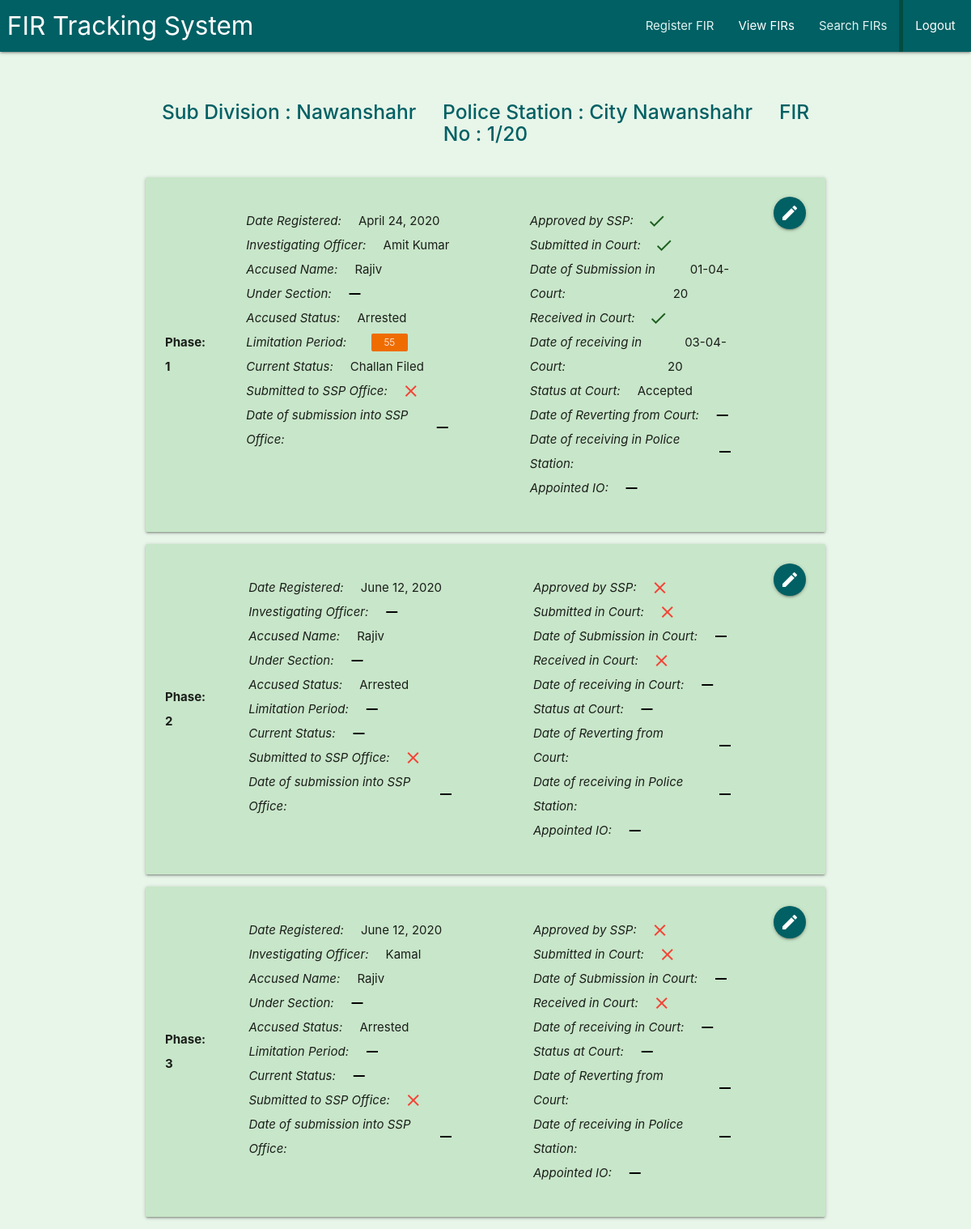
Screenshot of /detail/9 (signed in) with the database file from the repository.
### fir/models.py (models this page shows, shortened)
class FIR(models.Model):
    PHASE_CHOICES=[(1,1),(2,2),(3,3)]
    ACCUSED_STATUS_CHOICES = [('arrested','Arrested'),('not_arrested','Not Arrested'),('po','PO')]
    CURRENT_STATUS_CHOICES = [('under_investigation','Under Investigation'),('challan_filed','Challan Filed'),('untraced','Untraced'),('cancelled','Cancelled')]
    COURT_STATUS_CHOICES = [('pending','Pending'),('accepted','Accepted'),('reinvestigation','Reinvestigation')]
    sub_division = models.ForeignKey("location.SubDivision", related_name='firs', on_delete=models.CASCADE)
    police_station = models.ForeignKey("location.PoliceStation", related_name='firs', on_delete=models.CASCADE)
    fir_no = models.CharField(max_length=50)
    phase = models.PositiveIntegerField(choices=PHASE_CHOICES)
    date_created = models.DateField()
    date_created_on_system = models.DateField(auto_now_add=True)
    io_name = models.CharField(max_length=50, blank=True, null=True)
    accused_name = models.TextField(blank=True, null=True)
    under_section = models.CharField(max_length=50, blank=True, null=True)
    accused_status = models.CharField(max_length=50, choices=ACCUSED_STATUS_CHOICES, blank=True, null=True)
    limitation_period = models.PositiveIntegerField(blank=True, null=True)
    current_status = models.CharField(max_length=50, choices=CURRENT_STATUS_CHOICES, blank=True, null=True)
    put_in_ssp_office = models.BooleanField(default=False)
    put_in_ssp_office_date = models.DateField(blank=True, null=True)
    ssp_approved = models.BooleanField(default=False)
    put_in_court = models.BooleanField(default=False)
    put_in_court_date = models.DateField(blank=True, null=True)
    received_in_court = models.BooleanField(default=False)
    received_in_court_date = models.DateField(blank=True, null=True)
    court_status = models.CharField(max_length=50, choices=COURT_STATUS_CHOICES, blank=True,  null=True)
    reverted_by_court_date = models.DateField(blank=True,  null=True)
    received_from_court_date = models.DateField(blank=True,  null=True)
    appointed_io = models.CharField(max_length=50, blank=True,  null=True)
    is_closed = models.BooleanField(default=False)
    closed_date = models.DateField(blank=True, null=True)
    class Meta():
        unique_together = ['sub_division', 'police_station', 'fir_no', 'phase']
        ordering = ['sub_division', 'police_station', '-fir_no', 'phase']
        verbose_name = 'FIR'
        verbose_name_plural = 'FIRs'

### location/models.py (models this page shows)
class SubDivision(models.Model):
    name = models.CharField(max_length=50)
    def __str__(self):
        return self.name

class PoliceStation(models.Model):
    sub_division = models.ForeignKey("location.SubDivision", related_name='police_stations',on_delete=models.CASCADE)
    name = models.CharField(max_length=50)
    def __str__(self):
        return self.name

### fir/views.py (the view)
# urls.py: path('detail/<int:pk>', views.detail_fir_view, name='detail_fir'),
@login_required
def detail_fir_view(request, pk):
    dsp_record_keepers = [u['user'] for u in acc_models.DSPRecordKeeper.objects.all().values('user')]
    police_station_record_keepers = [u['user'] for u in acc_models.PoliceStationRecordKeeper.objects.all().values('user')]
    court_record_keepers = [u['user'] for u in acc_models.CourtRecordKeeper.objects.all().values('user')]
    try:
        fir_object = models.FIR.objects.get(pk__exact=pk)
    except:
        return redirect('fault', fault='The required FIR does not exists!')
    if (request.user.pk in dsp_record_keepers) and not (acc_models.DSPRecordKeeper.objects.get(user__pk__exact=request.user.pk).sub_division == models.FIR.objects.get(pk__exact=pk).sub_division):
        return redirect('fault', fault='ACCESS DENIED!')
    elif (request.user.pk in court_record_keepers) and not (acc_models.CourtRecordKeeper.objects.get(user__pk__exact=request.user.pk).police_station == models.FIR.objects.get(pk__exact=pk).police_station):
        return redirect('fault', fault='ACCESS DENIED!')
    elif (request.user.pk in police_station_record_keepers) and not (acc_models.PoliceStationRecordKeeper.objects.get(user__pk__exact=request.user.pk).police_station == models.FIR.objects.get(pk__exact=pk).police_station):
        return redirect('fault', fault='ACCESS DENIED!')
    fir_phase_list = models.FIR.objects.all().filter(fir_no__exact=fir_object.fir_no, police_station__exact=fir_object.police_station, sub_division__exact=fir_object.sub_division)
    return render(request, 'fir/detail_fir.html', {'fir_phase_list':fir_phase_list})

### fir/templates/fir/detail_fir.html (shortened to what this page needs)
{% extends 'base.html' %}
{% load templatetag %}
{% block content %}
<br><br>
<div class="container">
    <div class="center green lighten-5">
        <h5 class="cyan-text text-darken-4">
            <strong>
                <span>Sub Division : </span><span>{{fir_phase_list.0.sub_division}}</span>&nbsp;&nbsp;&nbsp;&nbsp;
                <span>Police Station : </span><span>{{fir_phase_list.0.police_station}}</span>&nbsp;&nbsp;&nbsp;&nbsp;
                <span>FIR No : </span><span>{{fir_phase_list.0.fir_no}}</span>
            </strong>
        </h5>
    </div>
    <br>
    {% for fir in fir_phase_list %}
        {% if not fir.is_closed %}
            <div class="card horizontal green lighten-4" style="line-height: 2;">
                <div class="card-content" style="display: flex; justify-content: center; align-items: center;">
                    <b><p>Phase: {{fir.phase}}</p></b>
                </div>
                <div class="card-content">
                    <ul>
                        <li class="data-point">
                            <em>Date Registered: </em>&nbsp;&nbsp;&nbsp;&nbsp;
                            {{fir.date_created}}
                        </li>
                        <li class="data-point">
                            <em>Investigating Officer: </em>&nbsp;&nbsp;&nbsp;&nbsp;
                            {% if fir.io_name %}
                                {{fir.io_name}}
                            {% else %}
                                <i class="material-icons black-text">remove</i>
                            {% endif %}
                        </li>
                        <li class="data-point">
                            <em>Accused Name: </em>&nbsp;&nbsp;&nbsp;&nbsp;
                            {% if fir.accused_name %}
                                {{fir.accused_name}}
                            {% else %}
                                <i class="material-icons black-text">remove</i>
                            {% endif %}
                        </li>
                        <li class="data-point">
                            <em>Under Section: </em>&nbsp;&nbsp;&nbsp;&nbsp;
                            {% if fir.under_section %}
                                {{fir.under_section}}
                            {% else %}
                                <i class="material-icons black-text">remove</i>
                            {% endif %}
                        </li>
                        <li class="data-point">
                            <em>Accused Status: </em>&nbsp;&nbsp;&nbsp;&nbsp;
                            {% if fir.accused_status == "arrested" %}
                                Arrested
                            {% elif fir.accused_status == "not_arrested" %}
                                Not-Arrested
                            {% elif fir.accused_status == "po" %}
                                P.O.
                            {% else %}
                                <i class="material-icons black-text">remove</i>
                            {% endif %}
                        </li>
                        <li class="data-point">
                            <em>Limitation Period: </em>&nbsp;&nbsp;&nbsp;&nbsp;
                            {% if fir.limitation_period %}
                                {% if fir.pk|will_expire_at == 0 %}
                                    <span class="new badge red darken-3" data-badge-caption="">{{fir.limitation_period}}</span>
                                {% elif fir.pk|will_expire_at == 1 %}
                                    <span class="new badge orange darken-3" data-badge-caption="">{{fir.limitation_period}}</span>
                                {% elif fir.pk|will_expire_at == 2 %}
                                    <span class="new badge amber lighten-2 black-text" data-badge-caption="">{{fir.limitation_period}}</span>
                                {% elif fir.pk|will_expire_at == 3 %}
                                    {{fir.limitation_period}}
                                {% endif %}
                        {% else %}
                            <i class="material-icons black-text">remove</i>
                        {% endif %}
                        </li>
                        <li class="data-point">
                            <em>Current Status: </em>&nbsp;&nbsp;&nbsp;&nbsp;
                            {% if fir.current_status == "challan_filed" %}
                                Challan Filed
                            {% elif fir.current_status == "untraced" %}
                                Untraced
                            {% elif fir.current_status == "under_investigation" %}
                                Under Investigation
                            {% elif fir.current_status == "cancelled" %}
                                Cancelled
                            {% else %}
                                <i class="material-icons black-text">remove</i>
                            {% endif %}
                        </li>
                        <li class="data-point">
                            <em>Submitted to SSP Office: </em>&nbsp;&nbsp;&nbsp;&nbsp;
                            {% if fir.put_in_ssp_office %}
                                <i class="material-icons green-text text-darken-4">check</i>
                            {% else %}
                                <i class="material-icons red-text">close</i>
                            {% endif %}
                        </li>
                        <li class="data-point">
                            <em>Date of submission into SSP Office: </em>&nbsp;&nbsp;&nbsp;&nbsp;
                            {% if fir.put_in_ssp_office_date %}
                                {{fir.put_in_ssp_office_date|date:'d-m-y'}}
                            {% else %}
                                <i class="material-icons black-text">remove</i>
                            {% endif %}
                        </li>
                    </ul>
                </div>
                <div class="card-content"></div>
                <div class="card-content">
                    <ul>
                        <li class="data-point">
                            <em>Approved by SSP: </em>&nbsp;&nbsp;&nbsp;&nbsp;
                            {% if fir.ssp_approved %}
                                <i class="material-icons green-text text-darken-4">check</i>
                            {% else %}
                                <i class="material-icons red-text">close</i>
                            {% endif %}
                        </li>
                        <li class="data-point">
                            <em>Submitted in Court: </em>&nbsp;&nbsp;&nbsp;&nbsp;
                            {% if fir.put_in_court %}
                                <i class="material-icons green-text text-darken-4">check</i>
                            {% else %}
                                <i class="material-icons red-text">close</i>
                            {% endif %}
                        </li>
                        <li class="data-point">
                            <em>Date of Submission in Court: </em>&nbsp;&nbsp;&nbsp;&nbsp;
                            {% if fir.put_in_court_date %}
                                {{fir.put_in_court_date|date:'d-m-y'}}
                            {% else %}
                                <i class="material-icons black-text">remove</i>
                            {% endif %}
                        </li>
                        <li class="data-point">
                            <em>Received in Court: </em>&nbsp;&nbsp;&nbsp;&nbsp;
                            {% if fir.received_in_court %}
                                <i class="material-icons green-text text-darken-4">check</i>
                            {% else %}
                                <i class="material-icons red-text">close</i>
                            {% endif %}
                        </li>
                        <li class="data-point">
                            <em>Date of receiving in Court: </em>&nbsp;&nbsp;&nbsp;&nbsp;
                            {% if fir.received_in_court_date %}
                                {{fir.received_in_court_date|date:'d-m-y'}}
                            {% else %}
                                <i class="material-icons black-text">remove</i>
                            {% endif %}
                        </li>
                        <li class="data-point">
                            <em>Status at Court: </em>&nbsp;&nbsp;&nbsp;&nbsp;
                            {% if fir.court_status == "pending" %}
                                Pending
                            {% elif fir.court_status == "accepted" %}
                                Accepted
                            {% elif fir.court_status == "reinvestigation" %}
                                Re-investigation
                            {% else %}
                                <i class="material-icons black-text">remove</i>
                            {% endif %}
                        </li>
                        <li class="data-point">
                            <em>Date of Reverting from Court: </em>&nbsp;&nbsp;&nbsp;&nbsp;
                            {% if fir.reverted_by_court_date %}
                                {{fir.reverted_by_court_date|date:'d-m-y'}}
                            {% else %}
                                <i class="material-icons black-text">remove</i>
                            {% endif %}
                        </li>
                        <li class="data-point">
                            <em>Date of receiving in Police Station: </em>&nbsp;&nbsp;&nbsp;&nbsp;
                            {% if fir.received_from_court_date %}
                                {{fir.received_from_court_date|date:'d-m-y'}}
                            {% else %}
                                <i class="material-icons black-text">remove</i>
                            {% endif %}
                        </li>
                        <li class="data-point">
                            <em>Appointed IO: </em>&nbsp;&nbsp;&nbsp;&nbsp;
                            {% if fir.appointed_io %}
                                {{fir.appointed_io}}
                            {% else %}
                                <i class="material-icons black-text">remove</i>
                            {% endif %}
                        </li>
                    </ul>
                </div>
                <div class="card-stacked">
                    <div class="card-content">
                        {% if not fir.is_closed %}
                            {% if user.pk in police_station_record_keepers %}
                                    <a href="{% url 'fir:update_fir_police_station' pk=fir.pk %}" class="btn-floating btn waves-effect waves-light cyan darken-4">
                                        <i class="material-icons">edit</i>
                                    </a>
                            {% endif %}
                        {% else %}
                            <a href="#!" class="btn-floating btn waves-effect waves-light red darken-3">
                                <i class="material-icons">close</i>
                            </a>
                        {% endif %}
                    </div>
                </div>
            </div>
        {% endif %}
    {% endfor %}
</div>
{% endblock %}

### rows the page displays
FIR: sub_division.name "Nawanshahr", police_station.name "City Nawanshahr", fir_no "1/20", phase "1", date_created "April 24, 2020", io_name "Amit Kumar", accused_name "Rajiv", accused_status "Arrested", limitation_period "55", current_status "Challan Filed", put_in_ssp_office False (drawn), ssp_approved True (drawn), put_in_court True (drawn), put_in_court_date "01-04-20", received_in_court True (drawn), received_in_court_date "03-04-20", court_status "Accepted", is_closed False (drawn)
FIR: phase "2", date_created "June 12, 2020", accused_name "Rajiv", accused_status "Arrested", put_in_ssp_office False (drawn), ssp_approved False (drawn), put_in_court False (drawn), received_in_court False (drawn), is_closed False (drawn)
FIR: phase "3", date_created "June 12, 2020", io_name "Kamal", accused_name "Rajiv", accused_status "Arrested", put_in_ssp_office False (drawn), ssp_approved False (drawn), put_in_court False (drawn), received_in_court False (drawn), is_closed False (drawn)
